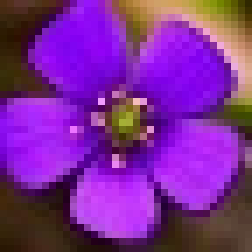
#> input picture 02FoundationsOfDataScience/MathsStats/Mathematics/data/flower.jpg, 36 x 36 px (shown 7 times larger)
$ python 07MultidimensionalImageVector.py
#> lines starting #> are read from the running program, lines starting #| are printed output that depends on the picture
import numpy as np
import matplotlib.pyplot as plt
from PIL import Image

img = Image.open("./data/flower.jpg")
#> img is the input picture: PIL image 36x36 RGB; mean R, G, B 125.3, 43.1, 148.7
img_array = np.asarray(img)

fig = plt.figure()
fig.set_figheight(6)
fig.set_figwidth(6)

original_shape = img_array.shape
#> original_shape = (36, 36, 3)
vector_image = img_array.flatten()
#> vector_image = 3888 values, max 255 at index 929, min 0 at index 95, mean 105.7
print(f'img_array.shape = {original_shape} -vs- vector_image.shape = {vector_image.shape}')
#| img_array.shape = (36, 36, 3) -vs- vector_image.shape = (3888,)

ax0 = plt.subplot2grid(shape=(2, 2), loc=(0, 0), colspan=1, rowspan=1)
ax0.imshow(img_array, vmin=0, vmax=255)
ax0.set_title('Flower Image')

# # Vector Arithmatic (Division):
dimmed_vector = (vector_image / 2).astype(int)
#> dimmed_vector = 3888 values, max 127 at index 929, min 0 at index 95, mean 52.61
dimmed_image = dimmed_vector.reshape(original_shape)
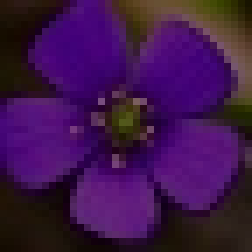
#> dimmed_image: shape (36, 36, 3) int64 (shown 7 times larger); mean of channels 0, 1, 2 62.4, 21.3, 74.1; drawn as R, G, B
ax1 = plt.subplot2grid(shape=(2, 2), loc=(0, 1), colspan=1, rowspan=1)
ax1.imshow(dimmed_image, vmin=0, vmax=255)
ax1.set_title('Dimmed Image')

btrfly_array = np.asarray(Image.open("./data/butterfly.jpg"))
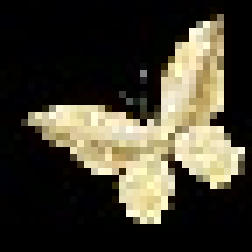
#> input picture 02FoundationsOfDataScience/MathsStats/Mathematics/data/butterfly.jpg, 36 x 36 px (shown 7 times larger)
#> btrfly_array is the input picture: shape (36, 36, 3); mean R, G, B 65.1, 60.8, 47.3
vector_btrfly = btrfly_array.flatten()
#> vector_btrfly = 3888 values, max 255 at index 513, min 0 at index 1, mean 57.72
dimmed_btrfly_vector = (vector_btrfly / 2).astype(int)
#> dimmed_btrfly_vector = 3888 values, max 127 at index 513, min 0 at index 0, mean 28.71
dimmed_btrfly_image = dimmed_btrfly_vector.reshape(original_shape)
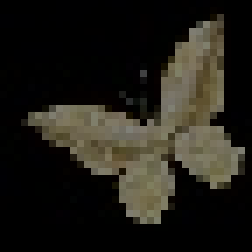
#> dimmed_btrfly_image: shape (36, 36, 3) int64 (shown 7 times larger); mean of channels 0, 1, 2 32.4, 30.2, 23.5; drawn as R, G, B
ax2 = plt.subplot2grid(shape=(2, 2), loc=(1, 0), colspan=1, rowspan=1)
ax2.imshow(dimmed_btrfly_image, vmin=0, vmax=255)
ax2.set_title('Dimmed Butterfly')

# # Vector Addition:
superimposed_vector = dimmed_vector + dimmed_btrfly_vector
#> superimposed_vector = 3888 values, max 237 at index 2453, min 0 at index 95, mean 81.32
# Each pixel of the flower image (considered a dimension of the flower image vector)
# is added to the same position pixel of the butterfly image (considered as the
# component of the butterfly image vector in the same dimension).
# The addition of pixel values of the two vectors in the same position has no effect
# on other pixel values.

superimposed_image = superimposed_vector.reshape(original_shape)
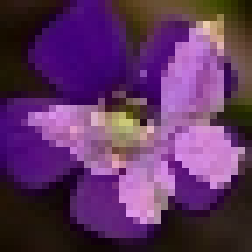
#> superimposed_image: shape (36, 36, 3) int64 (shown 7 times larger); mean of channels 0, 1, 2 94.8, 51.5, 97.6; drawn as R, G, B
ax3 = plt.subplot2grid(shape=(2, 2), loc=(1, 1), colspan=1, rowspan=1)
ax3.imshow(superimposed_image, vmin=0, vmax=255)
ax3.set_title('Superimposed Image')

plt.show()
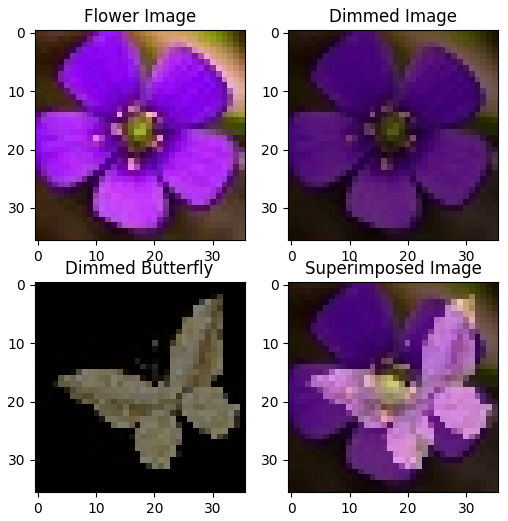
#> figure drawn by matplotlib, 4 panels
plt.tight_layout()
plt.savefig(f'./plots/07MultidimensionalImageVector.png')
